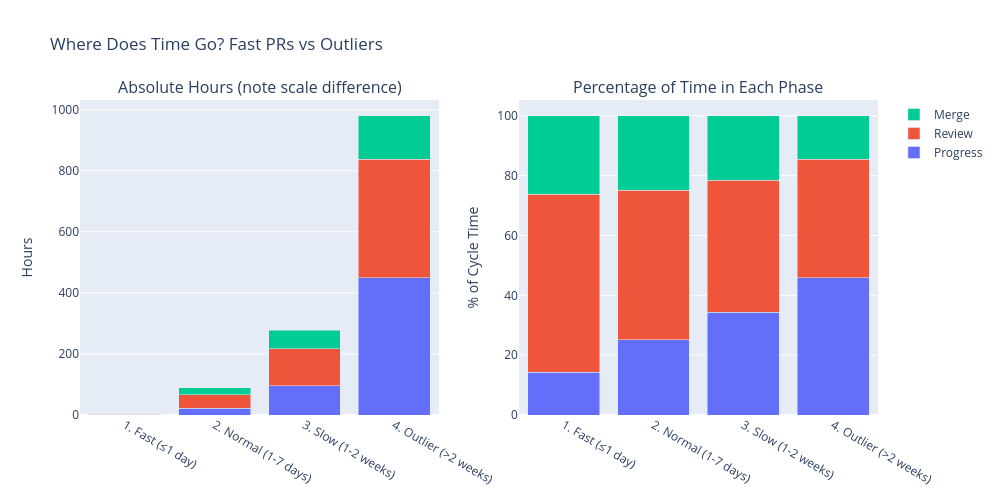

The notebook cell this image was saved under:
### Code cell
# Visualize: Where does time go for each category?
# Use subplots because scale is very different between fast and outlier PRs

categories = df_outlier_breakdown['pr_category'].tolist()
progress = df_outlier_breakdown['avg_progress_hours'].astype(float).tolist()
review = df_outlier_breakdown['avg_review_hours'].astype(float).tolist()
merge = df_outlier_breakdown['avg_merge_hours'].astype(float).tolist()

# Calculate totals and percentages for each category
totals = [p + r + m for p, r, m in zip(progress, review, merge)]
progress_pct = [p/t*100 if t > 0 else 0 for p, t in zip(progress, totals)]
review_pct = [r/t*100 if t > 0 else 0 for r, t in zip(review, totals)]
merge_pct = [m/t*100 if t > 0 else 0 for m, t in zip(merge, totals)]

# Create two charts: absolute hours and percentage breakdown
fig = make_subplots(rows=1, cols=2, 
                    subplot_titles=('Absolute Hours (note scale difference)', 
                                   'Percentage of Time in Each Phase'))

# Left: Absolute hours (stacked)
fig.add_trace(go.Bar(name='Progress', x=categories, y=progress, marker_color='#636EFA'), row=1, col=1)
fig.add_trace(go.Bar(name='Review', x=categories, y=review, marker_color='#EF553B'), row=1, col=1)
fig.add_trace(go.Bar(name='Merge', x=categories, y=merge, marker_color='#00CC96'), row=1, col=1)

# Right: Percentage breakdown (stacked to 100%)
fig.add_trace(go.Bar(name='Progress', x=categories, y=progress_pct, marker_color='#636EFA', showlegend=False), row=1, col=2)
fig.add_trace(go.Bar(name='Review', x=categories, y=review_pct, marker_color='#EF553B', showlegend=False), row=1, col=2)
fig.add_trace(go.Bar(name='Merge', x=categories, y=merge_pct, marker_color='#00CC96', showlegend=False), row=1, col=2)

fig.update_layout(
    barmode='stack',
    title='Where Does Time Go? Fast PRs vs Outliers',
    height=500,
    width=1000
)
fig.update_yaxes(title_text='Hours', row=1, col=1)
fig.update_yaxes(title_text='% of Cycle Time', row=1, col=2)

fig.show()

# Print the actual numbers for clarity
print("\nActual hours by category:")
for i, cat in enumerate(categories):
    print(f"  {cat}: {progress[i]:.1f}h progress + {review[i]:.1f}h review + {merge[i]:.1f}h merge = {totals[i]:.1f}h total")

### Figure 1 — Plotly figure (JSON) as saved in the notebook; plotly's stock layout.template omitted (floating-point values rounded to 4 significant figures)
{"data": [{"marker": {"color": "#636EFA"}, "name": "Progress", "type": "bar", "x": ["1. Fast (≤1 day)", "2. Normal (1-7 days)", "3. Slow (1-2 weeks)", "4. Outlier (>2 weeks)"], "xaxis": "x", "y": [0.6, 22.4, 95, 450.2], "yaxis": "y"}, {"marker": {"color": "#EF553B"}, "name": "Review", "type": "bar", "x": ["1. Fast (≤1 day)", "2. Normal (1-7 days)", "3. Slow (1-2 weeks)", "4. Outlier (>2 weeks)"], "xaxis": "x", "y": [2.5, 44.6, 122.5, 387.7], "yaxis": "y"}, {"marker": {"color": "#00CC96"}, "name": "Merge", "type": "bar", "x": ["1. Fast (≤1 day)", "2. Normal (1-7 days)", "3. Slow (1-2 weeks)", "4. Outlier (>2 weeks)"], "xaxis": "x", "y": [1.1, 22.3, 59.5, 141.9], "yaxis": "y"}, {"marker": {"color": "#636EFA"}, "name": "Progress", "showlegend": false, "type": "bar", "x": ["1. Fast (≤1 day)", "2. Normal (1-7 days)", "3. Slow (1-2 weeks)", "4. Outlier (>2 weeks)"], "xaxis": "x2", "y": [14.29, 25.08, 34.3, 45.95], "yaxis": "y2"}, {"marker": {"color": "#EF553B"}, "name": "Review", "showlegend": false, "type": "bar", "x": ["1. Fast (≤1 day)", "2. Normal (1-7 days)", "3. Slow (1-2 weeks)", "4. Outlier (>2 weeks)"], "xaxis": "x2", "y": [59.52, 49.94, 44.22, 39.57], "yaxis": "y2"}, {"marker": {"color": "#00CC96"}, "name": "Merge", "showlegend": false, "type": "bar", "x": ["1. Fast (≤1 day)", "2. Normal (1-7 days)", "3. Slow (1-2 weeks)", "4. Outlier (>2 weeks)"], "xaxis": "x2", "y": [26.19, 24.97, 21.48, 14.48], "yaxis": "y2"}], "layout": {"annotations": [{"font": {"size": 16}, "showarrow": false, "text": "Absolute Hours (note scale difference)", "x": 0.225, "xanchor": "center", "xref": "paper", "y": 1, "yanchor": "bottom", "yref": "paper"}, {"font": {"size": 16}, "showarrow": false, "text": "Percentage of Time in Each Phase", "x": 0.775, "xanchor": "center", "xref": "paper", "y": 1, "yanchor": "bottom", "yref": "paper"}], "barmode": "stack", "height": 500, "title": {"text": "Where Does Time Go? Fast PRs vs Outliers"}, "width": 1000, "xaxis": {"anchor": "y", "domain": [0, 0.45]}, "xaxis2": {"anchor": "y2", "domain": [0.55, 1]}, "yaxis": {"anchor": "x", "domain": [0, 1], "title": {"text": "Hours"}}, "yaxis2": {"anchor": "x2", "domain": [0, 1], "title": {"text": "% of Cycle Time"}}}}
